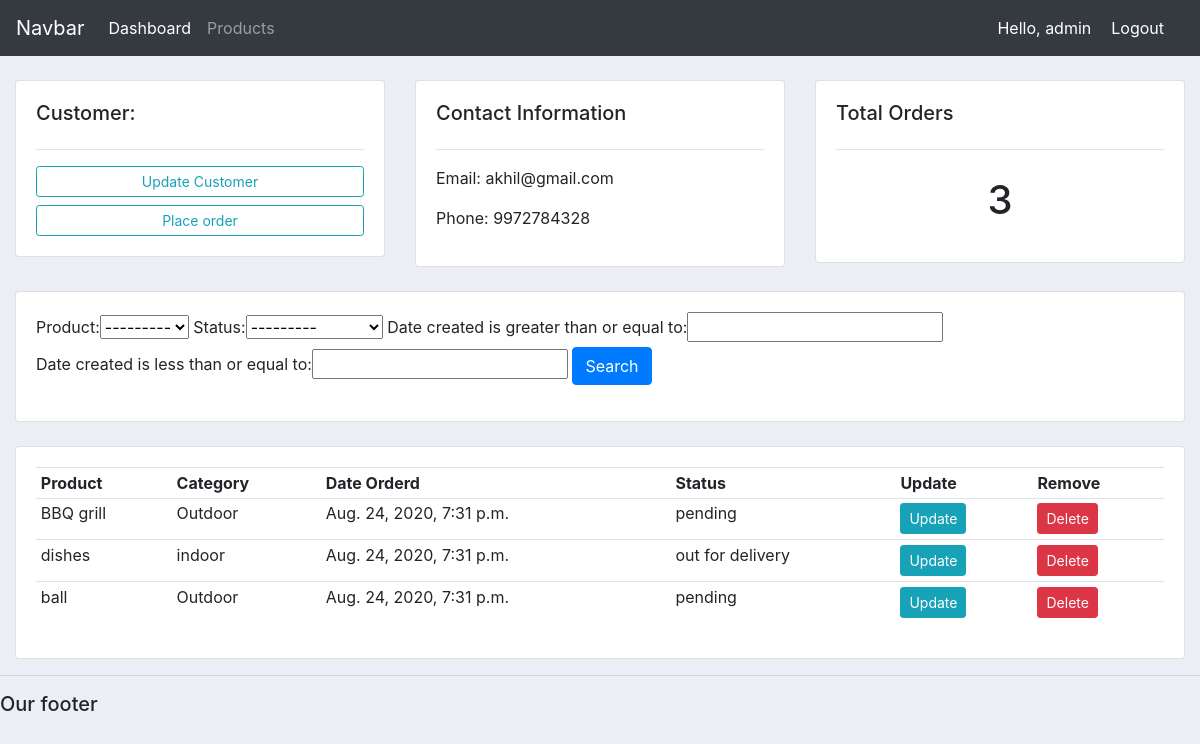
/customers/1/ (signed in), run on the app's committed database.
### accounts/models.py (models this page shows, shortened)
class Customer(models.Model):
    user = models.OneToOneField(User, null=True,blank=True,on_delete=models.CASCADE)
    name = models.CharField(max_length=200, null=True)
    phone = models.CharField(max_length=200, null=True)
    email = models.CharField(max_length=200, null=True)
    profile_pic = models.ImageField(default='profile1.png', null=True,blank=True)
    date_created = models.DateTimeField(auto_now_add=True, null=True)

class Order(models.Model):
    STATUS = (
        ('pending', 'pending'),
        ('out for delivery', 'out for delivery'),
        ('delivered', 'delivered')
    )
    customer = models.ForeignKey(Customer,null=True,on_delete=models.SET_NULL)
    product = models.ForeignKey(Product,null=True,on_delete=models.SET_NULL)
    date_created = models.DateTimeField(auto_now_add=True, null=True)
    status = models.CharField(max_length=200, null=True,choices=STATUS)

class Product(models.Model):
    CAT = (
        ('indoor', 'Indoor'),
        ('Outdoor', 'Outdoor'),
    )
    name = models.CharField(max_length=200, null=True)
    price = models.FloatField(null=True)
    category = models.CharField(max_length=200, null=True,choices=CAT)
    description = models.CharField(max_length=200, null=True,blank=True)
    date_created = models.DateTimeField(auto_now_add=True, null=True)
    tags = models.ManyToManyField(Tag)
    def __str__(self):
        return self.name

### accounts/decorators.py (the view)
        def wrapper_func(request,*args,**kwargs):
            group = None
            if request.user.groups.exists():
                group = request.user.groups.all()[0].name
            if group in allowed_roles:
                return view_func(request,*args,**kwargs)
            else:
                return HttpResponse("you are not authorized to view this page")

### accounts/views.py (called while the page is built)
@login_required(login_url='login')
@allowed_users(allowed_roles=['admin'])
def customers(request, pk):
    customer = Customer.objects.get(id=pk)
    orders = customer.order_set.all()
    orders_count = orders.count()
    myFilter = OrderFilter(request.GET, queryset=orders)
    orders = myFilter.qs
    context = {'orders': orders, 'customer': customer,
               'orders_count': orders_count, 'myFilter': myFilter}
    return render(request, 'accounts/customers.html', context)

### accounts/templates/accounts/customers.html
{%  extends 'accounts/main.html' %}
{% block content %}
	<br>
<div class="row">
	<div class="col-md">
		<div class="card card-body">
			<h5>Customer:</h5>
			<hr>
			<a class="btn btn-outline-info  btn-sm btn-block" href="">Update Customer</a>
			<a class="btn btn-outline-info  btn-sm btn-block" href="{% url 'create_order' customer.id %}">Place order</a>
		</div>
	</div>
	<div class="col-md">
		<div class="card card-body">
			<h5>Contact Information</h5>
			<hr>
			<p>Email: {{ customer.email}} </p>
			<p>Phone: {{ customer.phone}}</p>
		</div>
	</div>
	<div class="col-md">
		<div class="card card-body">
			<h5>Total Orders</h5>
			<hr>
			<h1 style="text-align: center;padding: 10px">{{orders_count}}</h1>
		</div>
	</div>
</div>
<br>
<div class="row">
	<div class="col">
		<div class="card card-body">
			<form method="get">
				{{ myFilter.form }}
		    <button class="btn btn-primary" type="submit">Search</button>
		  </form>
		</div>
	</div>
</div>
<br>
<div class="row">
	<div class="col-md">
		<div class="card card-body">
			<table class="table table-sm">
				<tr>
					<th>Product</th>
					<th>Category</th>
					<th>Date Orderd</th>
					<th>Status</th>
					<th>Update</th>
					<th>Remove</th>
				</tr>
				{% for order in orders %}
				<tr>
					<td>{{order.product}}</td>
					<td>{{order.product.category}}</td>
					<td>{{order.date_created}}</td>
					<td>{{order.status}}</td>
					<td><a class="btn btn-sm btn-info" href="{% url 'update_order' order.id %}">Update</a></td>
					<td><a class="btn btn-sm btn-danger" href="{% url 'delete_order' order.id %}">Delete</a></td>
				</tr>
				{% endfor %}
			</table>
		</div>
	</div>
</div>
{% endblock %}

### accounts/templates/accounts/navbar.html (shortened to what this page needs)
<nav class="navbar navbar-expand-lg navbar-dark bg-dark">
  <a class="navbar-brand" href="#">Navbar</a>
  <div class="collapse navbar-collapse" id="navbarNav">
    <ul class="navbar-nav">
      {% if request.user.is_staff %}
      <li class="nav-item active">
        <a class="nav-link" href="{% url 'home' %}">Dashboard</a>
      </li>
      <li class="nav-item">
        <a class="nav-link" href="{% url 'products' %}">Products</a>
      </li>
      {% else %}
      <li class="nav-item">
        <a class="nav-link" href="{% url 'account' %}">Settings</a>
      </li>
      {% endif %}
    </ul>
  </div>
  <span class="hello-msg" >Hello, {{ request.user }}</span>
  <span ><a class="hello-msg" href="{% url 'logout' %}">Logout</a></span>
</nav>

### static/css/main.css (style rules this page uses)
body { background-color: #ebeff5; }

### accounts/templates/accounts/navbar.html (style rules this page uses)
.hello-msg { font-style: 18px; color : #fff; margin-right : 20px; }

### data on the page
Customer: email "akhil@gmail.com", phone "9972784328"
Order: product "BBQ grill", product.category "Outdoor", date_created "Aug. 24, 2020, 7:31 p.m.", status "pending"
Order: product "dishes", product.category "indoor", date_created "Aug. 24, 2020, 7:31 p.m.", status "out for delivery"
Order: product "ball", product.category "Outdoor", date_created "Aug. 24, 2020, 7:31 p.m.", status "pending"

### other printed values
{{ request.user }} "admin"
{{ orders_count }} "3"
